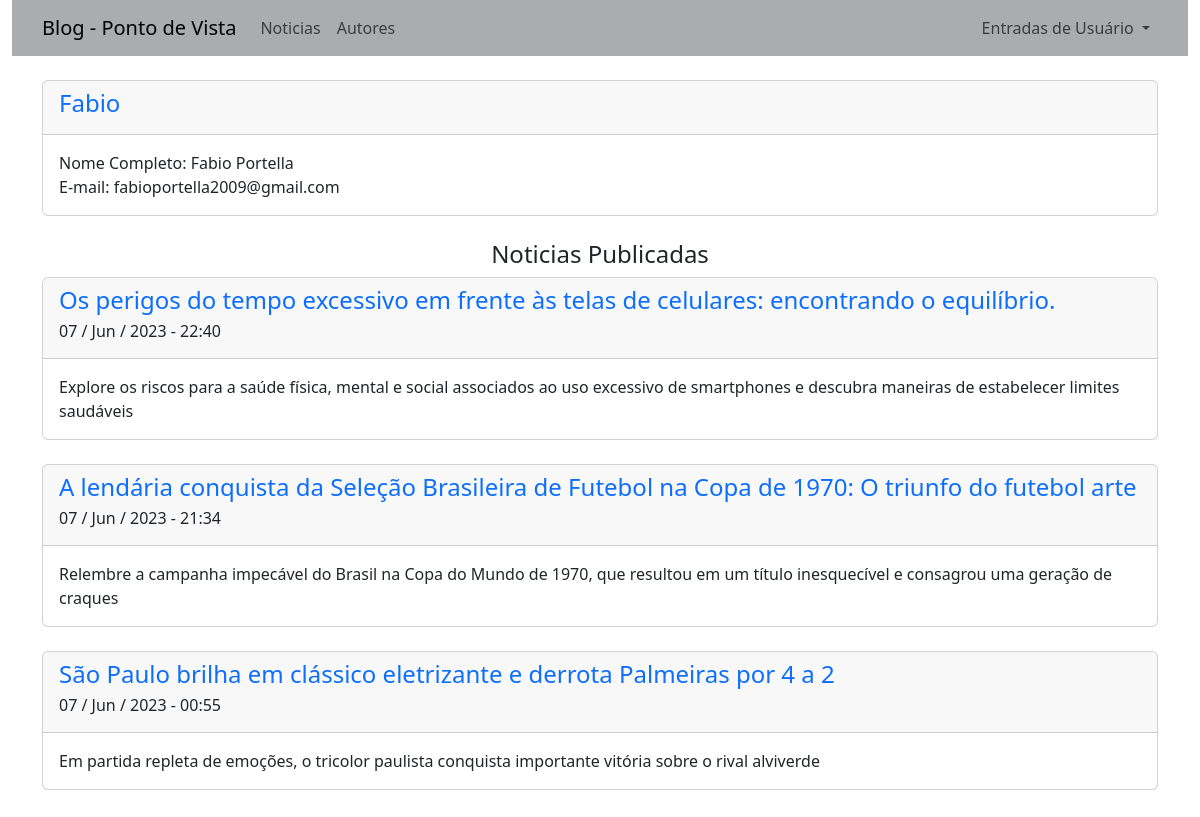
The app's page /autores/1 with its own data.
### app_noticias/models.py (models this page shows, shortened)
class Noticia(models.Model):
    titulo = models.CharField(max_length=100)
    sub_titulo = models.CharField(max_length=150)
    data = models.DateTimeField(auto_now_add=True)
    autor = models.ForeignKey(User, on_delete=models.CASCADE)
    texto = models.TextField()

### app_noticias/views.py (the view)
# urls.py: path('autores/<int:id>', views.autor, name='autor'),
def autor(request, id):
    template = 'noticias/autor.html'
    autor = User.objects.get(id=id)
    noticias = Noticia.objects.filter(autor=id).order_by('-data')
    context = {
        'autor': autor,
        'noticias': noticias
        }
    return render(request, template , context)

### app_noticias/templates/noticias/autor.html
{% extends "noticias/base.html" %}
{% block content %}
    <div class="card">
        <div class="card-header">
            <div class="row">
                <h4 class="text-primary">{{ autor.username}}</h4>
            </div>
        </div>
        <div class="card-body">
                Nome Completo: {{ autor.first_name}} {{ autor.last_name}}
                <br>
                E-mail: {{ autor.email}}
        </div>
    </div>
    <br>
    <h4 style="text-align: center;"> Noticias Publicadas </h4>
    {% for noticia in noticias %}
        <div class="card">
            <div class="card-header">
                <div class='row'>
                    <h4><a href="{% url 'noticias:noticia' noticia.id %}" style="text-decoration: none;">{{ noticia.titulo }}</a></h4>
                    <div class="row">
                        <h6> {{ noticia.data|date:'d / M / Y - H:i' }} </h6>
                    </div>
                </div>
            </div>
            <div class="card-body">
                <span>{{ noticia.sub_titulo }}</span>
            </div>
        </div>
        <br>
    {% empty %}
        <h5>Ainda não há noticias registradas deste Autor.</h5>
    {% endfor %}
{% endblock %}

### records on screen
Noticia: titulo "Os perigos do tempo excessivo em frente às telas de celulares: encontrando o equilíbrio.", data "07 / Jun / 2023 - 22:40", sub_titulo "Explore os riscos para a saúde física, mental e social associados ao uso excessivo de smartphones e descubra maneiras de estabelecer limites saudáveis"
Noticia: titulo "A lendária conquista da Seleção Brasileira de Futebol na Copa de 1970: O triunfo do futebol arte", data "07 / Jun / 2023 - 21:34", sub_titulo "Relembre a campanha impecável do Brasil na Copa do Mundo de 1970, que resultou em um título inesquecível e consagrou uma geração de craques"
Noticia: titulo "São Paulo brilha em clássico eletrizante e derrota Palmeiras por 4 a 2", data "07 / Jun / 2023 - 00:55", sub_titulo "Em partida repleta de emoções, o tricolor paulista conquista importante vitória sobre o rival alviverde"

### other values on screen
{{ autor.username }} "Fabio"
{{ autor.first_name }} "Fabio"
{{ autor.last_name }} "Portella"
{{ autor.email }} "fabioportella2009@gmail.com"
